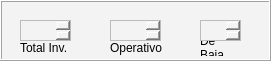
  <widget class="QFrame" name="frame_2">
   <property name="geometry">
    <rect>
     <x>40</x>
     <y>170</y>
     <width>271</width>
     <height>61</height>
    </rect>
   </property>
   <property name="tabletTracking">
    <bool>false</bool>
   </property>
   <property name="toolTip">
    <string/>
   </property>
   <property name="autoFillBackground">
    <bool>false</bool>
   </property>
   <property name="styleSheet">
    <string notr="true">background-color: rgb(243, 243, 243);</string>
   </property>
   <property name="frameShape">
    <enum>QFrame::Box</enum>
   </property>
   <property name="frameShadow">
    <enum>QFrame::Raised</enum>
   </property>
   <widget class="QLabel" name="label_3">
    <property name="geometry">
     <rect>
      <x>20</x>
      <y>40</y>
      <width>61</width>
      <height>16</height>
     </rect>
    </property>
    <property name="text">
     <string>Total Inv.</string>
    </property>
    <property name="wordWrap">
     <bool>true</bool>
    </property>
   </widget>
   <widget class="QPlainTextEdit" name="plainTextEdit">
    <property name="geometry">
     <rect>
      <x>20</x>
      <y>20</y>
      <width>51</width>
      <height>21</height>
     </rect>
    </property>
    <property name="plainText">
     <string/>
    </property>
   </widget>
   <widget class="QLabel" name="label_5">
    <property name="geometry">
     <rect>
      <x>110</x>
      <y>40</y>
      <width>61</width>
      <height>16</height>
     </rect>
    </property>
    <property name="text">
     <string>Operativo</string>
    </property>
    <property name="wordWrap">
     <bool>true</bool>
    </property>
   </widget>
   <widget class="QLabel" name="label_6">
    <property name="geometry">
     <rect>
      <x>200</x>
      <y>40</y>
      <width>41</width>
      <height>16</height>
     </rect>
    </property>
    <property name="text">
     <string>De Baja</string>
    </property>
    <property name="wordWrap">
     <bool>true</bool>
    </property>
   </widget>
   <widget class="QPlainTextEdit" name="plainTextEdit_2">
    <property name="geometry">
     <rect>
      <x>110</x>
      <y>20</y>
      <width>51</width>
      <height>21</height>
     </rect>
    </property>
    <property name="plainText">
     <string/>
    </property>
   </widget>
   <widget class="QPlainTextEdit" name="plainTextEdit_3">
    <property name="geometry">
     <rect>
      <x>200</x>
      <y>20</y>
      <width>41</width>
      <height>21</height>
     </rect>
    </property>
    <property name="plainText">
     <string/>
    </property>
   </widget>
   <zorder>label_3</zorder>
   <zorder>label_5</zorder>
   <zorder>label_6</zorder>
   <zorder>plainTextEdit_2</zorder>
   <zorder>plainTextEdit_3</zorder>
   <zorder>plainTextEdit</zorder>
  </widget>
